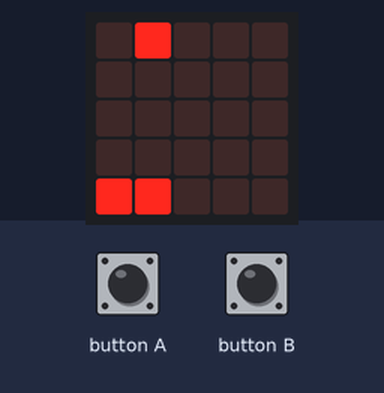
This program was run on a simulated BBC micro:bit (MakeCode). On the bench: the board's 5×5 LED display. Random numbers come from a fixed seed; the run ends where the board's game-over animation would start. At 2.1 s the program stops and its outputs stay as they are.

Above: at 0.1 s.
At 0.6 s:
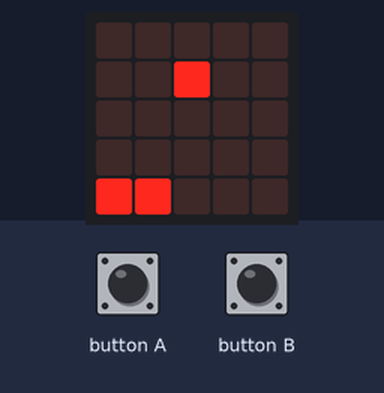
At 1.1 s:
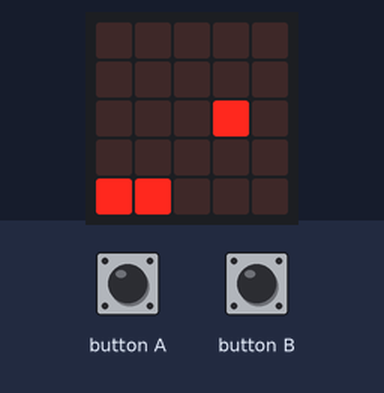
At 1.6 s:
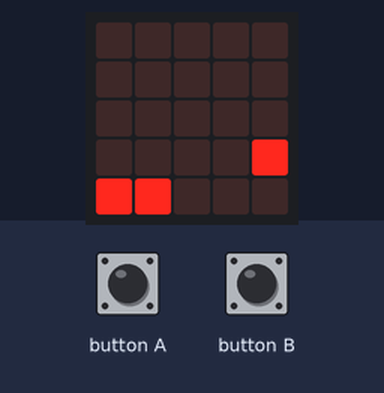
At 2.1 s:
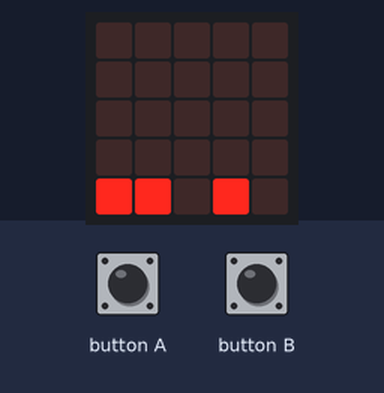

The program:

main.ts
```typescript
input.onButtonPressed(Button.A, function () {
    if (raqueteA.get(LedSpriteProperty.X) > 0) {
        raqueteA.change(LedSpriteProperty.X, -1)
        raqueteB.change(LedSpriteProperty.X, -1)
    }
})
function rebater () {
    bola.change(LedSpriteProperty.X, direcaoX * -1)
    bola.change(LedSpriteProperty.Y, -1)
    direcaoX = randint(-1, 1)
    direcaoY = -1
    if (intervalo > 100) {
        intervalo += redução
    }
}
input.onButtonPressed(Button.B, function () {
    if (raqueteA.get(LedSpriteProperty.X) < 3) {
        raqueteA.change(LedSpriteProperty.X, 1)
        raqueteB.change(LedSpriteProperty.X, 1)
    }
})
let redução = 0
let intervalo = 0
let direcaoY = 0
let direcaoX = 0
let raqueteB: game.LedSprite = null
let raqueteA: game.LedSprite = null
let bola: game.LedSprite = null
bola = game.createSprite(randint(0, 4), 0)
raqueteA = game.createSprite(0, 4)
raqueteB = game.createSprite(1, 4)
direcaoX = randint(-1, 1)
direcaoY = 1
intervalo = 500
redução = -20
basic.pause(intervalo)
basic.forever(function () {
    bola.change(LedSpriteProperty.X, direcaoX)
    bola.change(LedSpriteProperty.Y, direcaoY)
    if (bola.isTouching(raqueteA) || bola.isTouching(raqueteB)) {
        rebater()
        game.addScore(1)
    } else {
        if (bola.get(LedSpriteProperty.Y) <= 0) {
            direcaoX = randint(-1, 1)
            direcaoY = 1
        } else if (bola.get(LedSpriteProperty.Y) >= 4) {
            game.gameOver()
        }
        if (bola.get(LedSpriteProperty.X) <= 0) {
            direcaoX = 1
        } else if (bola.get(LedSpriteProperty.X) >= 4) {
            direcaoX = -1
        }
        basic.pause(intervalo)
    }
})
```

test.ts
```typescript
// testes vão aqui; isto não será compilado quando este pacote for usado como uma extensão.
```

Measured:
- what the display in image 1 shows lasts 0.5 s, from 0.5 s to 1.0 s
